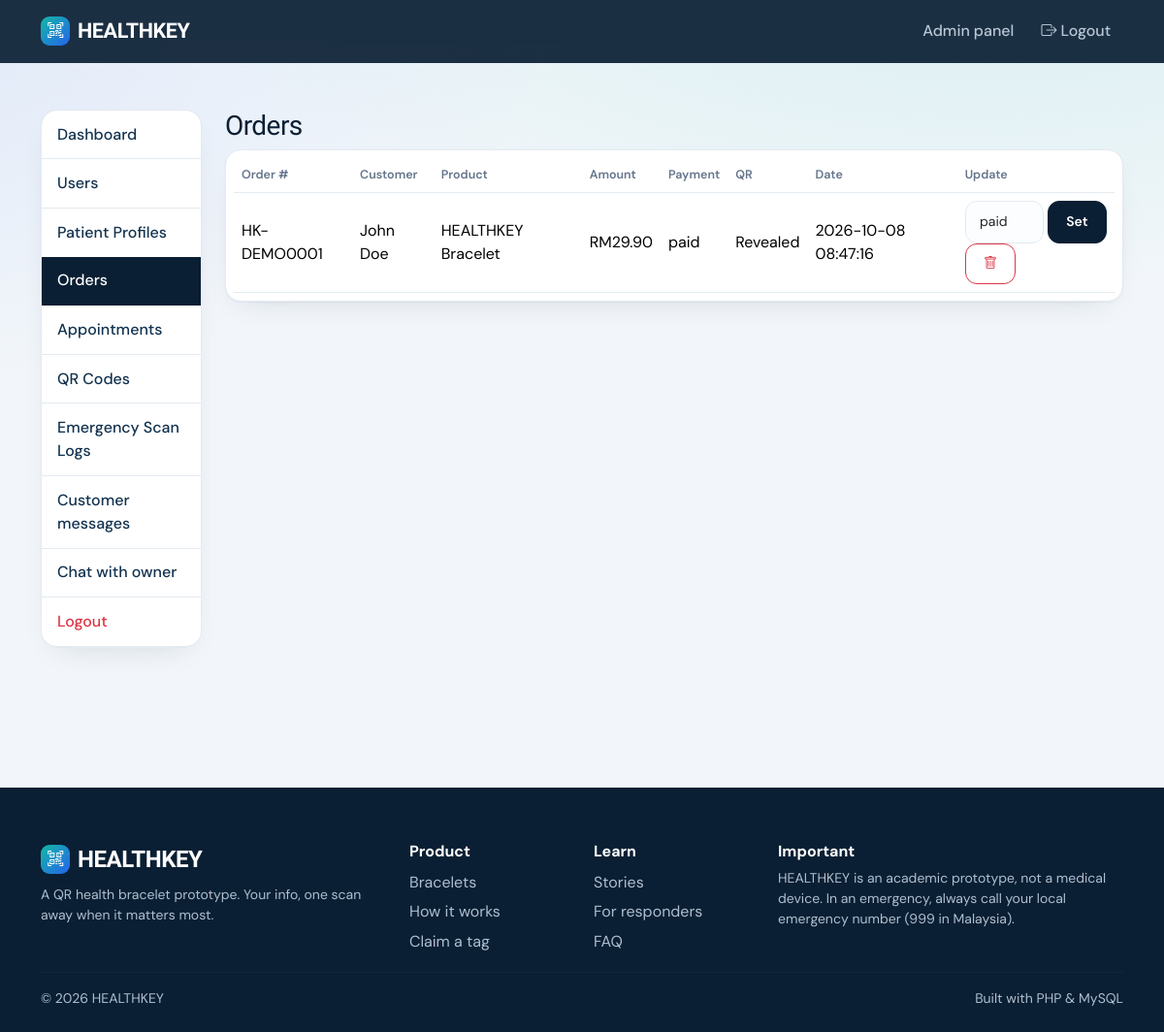
The app's page /admin/orders.php (signed in) with its own data.
### tables this page shows
CREATE TABLE orders(id INT AUTO_INCREMENT PRIMARY KEY,user_id INT NOT NULL,bracelet_id INT NULL,order_number VARCHAR(30) NOT NULL UNIQUE,product_name VARCHAR(100),amount DECIMAL(8,2),payment_method VARCHAR(30),payment_status ENUM('pending','paid','cancelled') DEFAULT 'pending',qr_revealed TINYINT DEFAULT 0,created_at TIMESTAMP DEFAULT CURRENT_TIMESTAMP,updated_at TIMESTAMP DEFAULT CURRENT_TIMESTAMP ON UPDATE CURRENT_TIMESTAMP,INDEX(user_id),FOREIGN KEY(user_id) REFERENCES users(id) ON DELETE CASCADE,FOREIGN KEY(bracelet_id) REFERENCES bracelets(id) ON DELETE SET NULL);

CREATE TABLE users(id INT AUTO_INCREMENT PRIMARY KEY,name VARCHAR(100) NOT NULL,email VARCHAR(150) NOT NULL UNIQUE,password VARCHAR(255) NOT NULL,phone VARCHAR(30),role ENUM('user','admin','superadmin') NOT NULL DEFAULT 'user',is_active TINYINT DEFAULT 1,created_at TIMESTAMP DEFAULT CURRENT_TIMESTAMP,updated_at TIMESTAMP DEFAULT CURRENT_TIMESTAMP ON UPDATE CURRENT_TIMESTAMP);

### includes/database.php (called while the page is built)
<?php
function db(){static $p;if(!$p){$p=new PDO('mysql:host='.DB_HOST.';dbname='.DB_NAME.';charset=utf8mb4',DB_USER,DB_PASS,[PDO::ATTR_ERRMODE=>PDO::ERRMODE_EXCEPTION,PDO::ATTR_DEFAULT_FETCH_MODE=>PDO::FETCH_ASSOC]);}return $p;}
function q($sql,$a=[]){$s=db()->prepare($sql);$s->execute($a);return $s;}

### includes/functions.php (called while the page is built, shortened)
<?php
function e($v){return htmlspecialchars((string)$v,ENT_QUOTES,'UTF-8');}

### admin/orders.php (the view, shortened to what this page needs)
<?php require '_top.php';
[$pg,$off,$per]=page(0);$tot=q('SELECT COUNT(*) c FROM orders')->fetch()['c'];
$rows=q("SELECT o.*,u.name FROM orders o JOIN users u ON u.id=o.user_id ORDER BY o.id DESC LIMIT $per OFFSET $off")->fetchAll();?>
<h3>Orders</h3><div class="table-responsive card p-2"><table class="table align-middle mb-0"><tr><th>Order #</th><th>Customer</th><th>Product</th><th>Amount</th><th>Payment</th><th>QR</th><th>Date</th><th>Update</th></tr>
<?php foreach($rows as $r):?><tr><td><?=e($r['order_number'])?></td><td><?=e($r['name'])?></td><td><?=e($r['product_name'])?></td><td>RM<?=number_format($r['amount'],2)?></td><td><?=e($r['payment_status'])?></td><td><?=$r['qr_revealed']?'Revealed':'Hidden'?></td><td><?=e($r['created_at'])?></td>
<td><form method="post" class="d-flex gap-1"><?=csrf()?><input type="hidden" name="id" value="<?=$r['id']?>"><select name="status" class="form-select form-select-sm"><?php foreach(['pending','paid','cancelled'] as $s)echo "<option ".($s===$r['payment_status']?'selected':'').">$s</option>";?></select><button class="btn btn-sm btn-primary">Set</button></form><form method="post" class="d-inline" onsubmit="return confirm('Delete this order?')"><?=csrf()?><input type="hidden" name="id" value="<?=$r['id']?>"><button name="del" value="1" class="btn btn-sm btn-outline-danger"><i class="bi bi-trash"></i></button></form></td></tr><?php endforeach;?></table></div><?php pager($tot);?>
<?php require '_bottom.php';

### assets/css/style.css (style rules this page uses)
:root { --ink:#0A1F33;--ink2:#12324F;--teal:#14B8A6;--teal-d:#0D9488;--blue:#2563EB;--alert:#F0484B;--paper:#F2F6FA;--line:#E3EAF1;--mute:#64748B;--r:16px }
* { -webkit-font-smoothing:antialiased }
body { font-family:'DM Sans',system-ui,sans-serif;background:var(--paper);color:var(--ink);background-image:radial-gradient(900px 400px at 85% -100px,rgba(20,184,166,.13),transparent),radial-gradient(700px 400px at -10% 0,rgba(37,99,235,.09),transparent);background-repeat:no-repeat }
h1,h2,h3,h4,h5,.navbar-brand,.stat { font-family:'Bricolage Grotesque','DM Sans',sans-serif;letter-spacing:-.02em }
.card { background:#fff;border:1px solid var(--line);border-radius:var(--r);box-shadow:0 1px 2px rgba(10,31,51,.04),0 12px 32px -18px rgba(10,31,51,.18) }
.btn { border-radius:12px;font-weight:600;padding:.6rem 1.15rem;transition:transform .15s,box-shadow .15s,background .15s }
.btn-primary { background:var(--ink);border-color:var(--ink) }
.form-control,.form-select { border:1.5px solid var(--line);border-radius:12px;padding:.65rem .9rem;background:#fbfdff }
.table { --bs-table-bg:transparent }
.table th { font-size:.78rem;color:var(--mute);font-weight:600;border-bottom:1.5px solid var(--line) }
.table td { border-color:var(--line) }

### records on screen
orders: order_number "HK-DEMO0001", user.name "John Doe", product_name "HEALTHKEY Bracelet", amount "29.90", payment_status "paid", qr_revealed "Revealed", created_at "2026-10-08 08:47:16", status "paid"

### other values on screen
$l "Dashboard"
$l "Users"
$l "Patient Profiles"
$l "Orders"
$l "Appointments"
$l "QR Codes"
$l "Emergency Scan Logs"
$l "Customer messages"
$l "Chat with owner"
